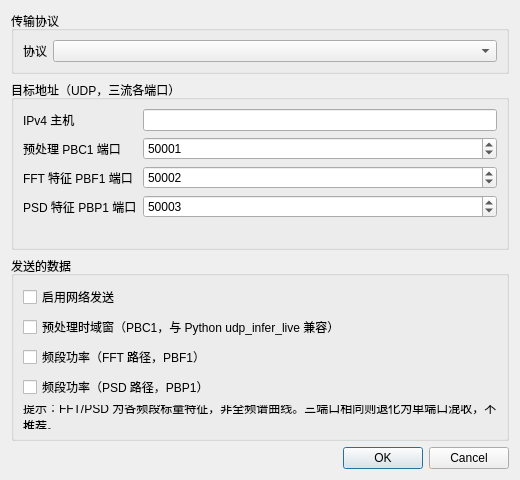
<?xml version="1.0" encoding="UTF-8"?>
<ui version="4.0">
 <class>NetworkConfigDialog</class>
 <widget class="QDialog" name="NetworkConfigDialog">
  <property name="geometry">
   <rect>
    <x>0</x>
    <y>0</y>
    <width>520</width>
    <height>480</height>
   </rect>
  </property>
  <property name="windowTitle">
   <string>网络设置</string>
  </property>
  <layout class="QVBoxLayout" name="verticalLayout">
   <item>
    <widget class="QGroupBox" name="groupProtocol">
     <property name="title">
      <string>传输协议</string>
     </property>
     <layout class="QFormLayout" name="formLayoutProtocol">
      <item row="0" column="0">
       <widget class="QLabel" name="labelProtocol">
        <property name="text">
         <string>协议</string>
        </property>
       </widget>
      </item>
      <item row="0" column="1">
       <widget class="QComboBox" name="comboProtocol"/>
      </item>
     </layout>
    </widget>
   </item>
   <item>
    <widget class="QGroupBox" name="groupTarget">
     <property name="title">
      <string>目标地址（UDP，三流各端口）</string>
     </property>
     <layout class="QVBoxLayout" name="verticalLayoutTarget">
      <item>
       <layout class="QFormLayout" name="formLayoutTarget">
        <item row="0" column="0">
         <widget class="QLabel" name="labelHost">
          <property name="text">
           <string>IPv4 主机</string>
          </property>
         </widget>
        </item>
        <item row="0" column="1">
         <widget class="QLineEdit" name="lineHost"/>
        </item>
        <item row="1" column="0">
         <widget class="QLabel" name="labelPortPreproc">
          <property name="text">
           <string>预处理 PBC1 端口</string>
          </property>
         </widget>
        </item>
        <item row="1" column="1">
         <widget class="QSpinBox" name="spinPortPreproc">
          <property name="minimum">
           <number>1</number>
          </property>
          <property name="maximum">
           <number>65535</number>
          </property>
          <property name="value">
           <number>50001</number>
          </property>
         </widget>
        </item>
        <item row="2" column="0">
         <widget class="QLabel" name="labelPortFft">
          <property name="text">
           <string>FFT 特征 PBF1 端口</string>
          </property>
         </widget>
        </item>
        <item row="2" column="1">
         <widget class="QSpinBox" name="spinPortFft">
          <property name="minimum">
           <number>1</number>
          </property>
          <property name="maximum">
           <number>65535</number>
          </property>
          <property name="value">
           <number>50002</number>
          </property>
         </widget>
        </item>
        <item row="3" column="0">
         <widget class="QLabel" name="labelPortPsd">
          <property name="text">
           <string>PSD 特征 PBP1 端口</string>
          </property>
         </widget>
        </item>
        <item row="3" column="1">
         <widget class="QSpinBox" name="spinPortPsd">
          <property name="minimum">
           <number>1</number>
          </property>
          <property name="maximum">
           <number>65535</number>
          </property>
          <property name="value">
           <number>50003</number>
          </property>
         </widget>
        </item>
       </layout>
      </item>
      <item>
       <widget class="QLabel" name="labelPortDuplicateHint">
        <property name="text">
         <string/>
        </property>
        <property name="wordWrap">
         <bool>true</bool>
        </property>
       </widget>
      </item>
     </layout>
    </widget>
   </item>
   <item>
    <widget class="QGroupBox" name="groupStreams">
     <property name="title">
      <string>发送的数据</string>
     </property>
     <layout class="QVBoxLayout" name="verticalLayoutStreams">
      <item>
       <widget class="QCheckBox" name="checkEnableNetwork">
        <property name="text">
         <string>启用网络发送</string>
        </property>
       </widget>
      </item>
      <item>
       <widget class="QCheckBox" name="checkSendPreproc">
        <property name="text">
         <string>预处理时域窗（PBC1，与 Python udp_infer_live 兼容）</string>
        </property>
       </widget>
      </item>
      <item>
       <widget class="QCheckBox" name="checkSendFft">
        <property name="text">
         <string>频段功率（FFT 路径，PBF1）</string>
        </property>
       </widget>
      </item>
      <item>
       <widget class="QCheckBox" name="checkSendPsd">
        <property name="text">
         <string>频段功率（PSD 路径，PBP1）</string>
        </property>
       </widget>
      </item>
      <item>
       <widget class="QLabel" name="labelHint">
        <property name="text">
         <string>提示：FFT/PSD 为各频段标量特征，非全频谱曲线。三端口相同则退化为单端口混收，不推荐。</string>
        </property>
        <property name="wordWrap">
         <bool>true</bool>
        </property>
       </widget>
      </item>
     </layout>
    </widget>
   </item>
   <item>
    <widget class="QDialogButtonBox" name="buttonBox">
     <property name="orientation">
      <enum>Qt::Orientation::Horizontal</enum>
     </property>
     <property name="standardButtons">
      <set>QDialogButtonBox::StandardButton::Cancel|QDialogButtonBox::StandardButton::Ok</set>
     </property>
    </widget>
   </item>
  </layout>
 </widget>
 <resources/>
 <connections>
  <connection>
   <sender>buttonBox</sender>
   <signal>accepted()</signal>
   <receiver>NetworkConfigDialog</receiver>
   <slot>accept()</slot>
   <hints>
    <hint type="sourcelabel">
     <x>248</x>
     <y>254</y>
    </hint>
    <hint type="destinationlabel">
     <x>157</x>
     <y>274</y>
    </hint>
   </hints>
  </connection>
  <connection>
   <sender>buttonBox</sender>
   <signal>rejected()</signal>
   <receiver>NetworkConfigDialog</receiver>
   <slot>reject()</slot>
   <hints>
    <hint type="sourcelabel">
     <x>316</x>
     <y>260</y>
    </hint>
    <hint type="destinationlabel">
     <x>286</x>
     <y>274</y>
    </hint>
   </hints>
  </connection>
 </connections>
</ui>
